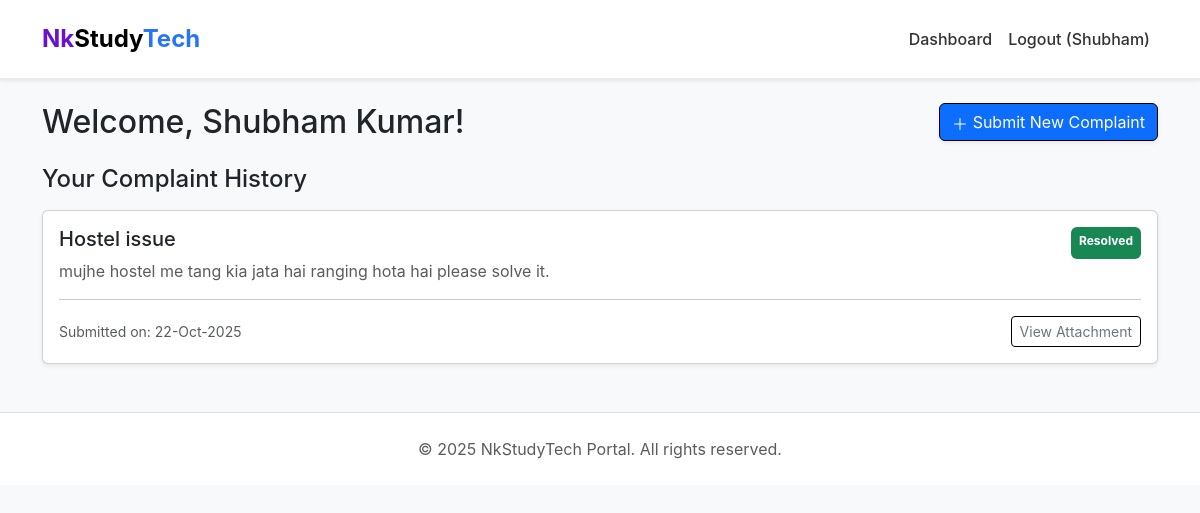
Screenshot of /student/dashboard (signed in) with the database file from the repository.
### app.py (models this page shows, shortened)
class User(db.Model, UserMixin):
    id = db.Column(db.Integer, primary_key=True)
    name = db.Column(db.String(120))
    email = db.Column(db.String(150), unique=True, nullable=False)
    password_hash = db.Column(db.String(200))
    is_admin = db.Column(db.Boolean, default=False)
    created_at = db.Column(db.DateTime, default=datetime.utcnow)

class Complaint(db.Model):
    id = db.Column(db.Integer, primary_key=True)
    title = db.Column(db.String(200))
    description = db.Column(db.Text)
    attachment = db.Column(db.String(300))
    status = db.Column(db.String(50), default='Pending')
    user_id = db.Column(db.Integer, db.ForeignKey('user.id'))
    created_at = db.Column(db.DateTime, default=datetime.utcnow)
    user = db.relationship('User', backref='complaints')

### app.py (the view)
@app.route('/student/dashboard')
@login_required
def student_dashboard():
    if current_user.is_admin:
        return redirect(url_for('admin_dashboard'))
    complaints = Complaint.query.filter_by(user_id=current_user.id).order_by(Complaint.created_at.desc()).all()
    return render_template('student_dashboard.html', complaints=complaints)

### app.py (called while the page is built)
@login_manager.user_loader
def load_user(user_id):
    return User.query.get(int(user_id))

### templates/student_dashboard.html (shortened to what this page needs)
{% extends 'layout.html' %}
{% block body %}
<div class="container mt-4">
  <div class="d-flex justify-content-between align-items-center mb-4">
    <h2 class="mb-0">Welcome, {{ current_user.name }}!</h2>
    <a href="{{ url_for('new_complaint') }}" class="btn btn-primary shadow-sm">
      <svg xmlns="http://www.w3.org/2000/svg" width="16" height="16" fill="currentColor" class="bi bi-plus-lg" viewBox="0 0 16 16">
        <path fill-rule="evenodd" d="M8 2a.5.5 0 0 1 .5.5v5h5a.5.5 0 0 1 0 1h-5v5a.5.5 0 0 1-1 0v-5h-5a.5.5 0 0 1 0-1h5v-5A.5.5 0 0 1 8 2Z"/>
      </svg>
      Submit New Complaint
    </a>
  </div>
  <h4 class="mb-3">Your Complaint History</h4>
  {% if complaints %}
    {% for c in complaints %}
      <div class="card mb-3 shadow-sm">
        <div class="card-body">
          <div class="d-flex justify-content-between">
            <h5 class="card-title">{{ c.title }}</h5>
            {% set status_class = 'bg-secondary' %}
            {% if c.status == 'Pending' %}
              {% set status_class = 'bg-warning text-dark' %}
            {% elif c.status == 'In Progress' %}
              {% set status_class = 'bg-info text-dark' %}
            {% elif c.status == 'Resolved' %}
              {% set status_class = 'bg-success' %}
            {% endif %}
            <span class="badge {{ status_class }} p-2">{{ c.status }}</span>
          </div>
          <p class="card-text text-muted">{{ c.description|truncate(150) }}</p>
          <hr>
          <div class="d-flex justify-content-between align-items-center">
            <small class="text-muted">
              Submitted on: {{ c.created_at.strftime('%d-%b-%Y') }}
            </small>
            {% if c.attachment %}
              <a href="{{ url_for('uploaded_file', filename=c.attachment) }}" class="btn btn-sm btn-outline-secondary" target="_blank">View Attachment</a>
            {% endif %}
          </div>
        </div>
      </div>
    {% endfor %}
  {% endif %}
</div>
{% endblock %}

### templates/layout.html (shortened to what this page needs)
<!doctype html>
<html lang="en">
<head>
  <link href="https://cdn.jsdelivr.net/npm/bootstrap@5.3.3/dist/css/bootstrap.min.css" rel="stylesheet">
  <link href="https://cdn.jsdelivr.net/npm/bootstrap-icons@1.11.3/font/bootstrap-icons.min.css" rel="stylesheet">
</head>
<body>
  <nav class="navbar navbar-expand-lg navbar-light bg-white shadow-sm py-3">
    <div class="container">
      <a class="navbar-brand" href="{{ url_for('index') }}">
        <span class="logo-nk">Nk</span>Study<span class="logo-tech">Tech</span>
      </a>
      <div class="collapse navbar-collapse" id="mainNavbar">
        <ul class="navbar-nav ms-auto mb-2 mb-lg-0">
          {% if current_user.is_authenticated %}
            <li class="nav-item">
              <a class="nav-link" href="{{ url_for('student_dashboard') }}">Dashboard</a>
            </li>
            <li class="nav-item">
              <a class="nav-link" href="{{ url_for('logout') }}">Logout ({{ current_user.name.split(' ')[0] }})</a>
            </li>
          {% endif %}
        </ul>
      </div>
    </div>
  </nav>
  <main>
    {% block body %}{% endblock %}
  </main>
  <footer class="text-center py-4 mt-5 bg-white border-top">
    <div class="container">
      <p class="mb-0 text-muted">&copy; 2025 NkStudyTech Portal. All rights reserved.</p>
    </div>
  </footer>
</body>
</html>

### templates/layout.html (style rules this page uses)
.btn { border: 1px solid #000000 !important; }
body { background-color: #f8f9fa; font-family: -apple-system, BlinkMacSystemFont, "Segoe UI", Roboto, "Helvetica Neue", Arial, sans-serif; }
.navbar { border-bottom: 1px solid #e9ecef; }
.navbar-brand { font-weight: 700; font-size: 1.5rem; }
.logo-nk { color: #6a11cb; }
.logo-tech { color: #2575fc; }
.nav-link { font-weight: 500; color: #333; }

### rows the page displays
User: name "Shubham", name "Shubham Kumar"
Complaint: title "Hostel issue", status "Resolved", description "mujhe hostel me tang kia jata hai ranging hota hai please solve it.", created_at "22-Oct-2025"
